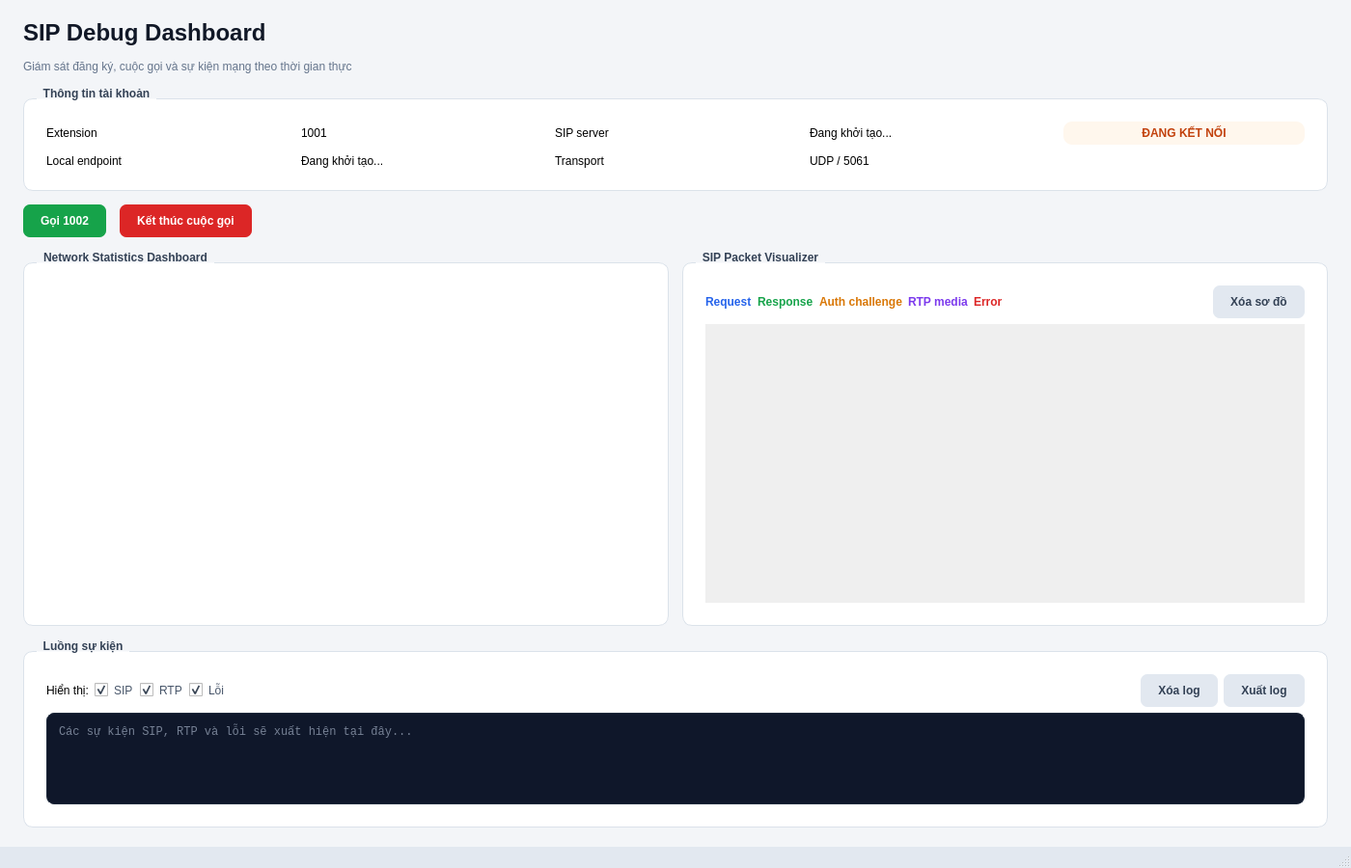
<?xml version="1.0" encoding="UTF-8"?>
<ui version="4.0">
 <class>MainWindow</class>
 <widget class="QMainWindow" name="MainWindow">
  <property name="geometry">
   <rect>
    <x>0</x>
    <y>0</y>
    <width>1400</width>
    <height>900</height>
   </rect>
  </property>
  <property name="minimumSize">
   <size>
    <width>1100</width>
    <height>620</height>
   </size>
  </property>
  <property name="windowTitle">
   <string>SIP Debug Dashboard</string>
  </property>
  <property name="styleSheet">
   <string notr="true">QMainWindow, QWidget#centralwidget { background: #f3f5f8; color: #1f2937; }
QLabel#lblTitle { font-size: 24px; font-weight: 700; color: #111827; }
QLabel#lblSubtitle { color: #64748b; }
QGroupBox { background: white; border: 1px solid #dbe2ea; border-radius: 10px; margin-top: 12px; padding: 14px; font-weight: 600; }
QGroupBox::title { subcontrol-origin: margin; left: 14px; padding: 0 5px; color: #334155; }
QLabel[class="fieldLabel"] { color: #64748b; }
QLabel#lblStatus { background: #fff7ed; color: #c2410c; border-radius: 9px; padding: 5px 10px; font-weight: 700; }
QPushButton { min-height: 34px; padding: 0 18px; border: none; border-radius: 7px; font-weight: 600; }
QPushButton#btnCall { background: #16a34a; color: white; }
QPushButton#btnCall:hover { background: #15803d; }
QPushButton#btnHangup { background: #dc2626; color: white; }
QPushButton#btnHangup:hover { background: #b91c1c; }
QPushButton#btnClearLog, QPushButton#btnExportLog, QPushButton#btnClearSequence { background: #e2e8f0; color: #334155; }
QPushButton#btnClearLog:hover, QPushButton#btnExportLog:hover, QPushButton#btnClearSequence:hover { background: #cbd5e1; }
QCheckBox { spacing: 6px; color: #475569; }
QTextEdit#txtPacketLog { background: #0f172a; color: #dbeafe; border: 1px solid #1e293b; border-radius: 8px; padding: 8px; font-family: monospace; font-size: 12px; }
QStatusBar { background: #e2e8f0; color: #64748b; }</string>
  </property>
  <widget class="QWidget" name="centralwidget">
   <layout class="QVBoxLayout" name="mainLayout">
    <property name="leftMargin"><number>24</number></property>
    <property name="topMargin"><number>20</number></property>
    <property name="rightMargin"><number>24</number></property>
    <property name="bottomMargin"><number>20</number></property>
    <property name="spacing"><number>14</number></property>
    <item>
     <widget class="QLabel" name="lblTitle">
      <property name="text"><string>SIP Debug Dashboard</string></property>
     </widget>
    </item>
    <item>
     <widget class="QLabel" name="lblSubtitle">
      <property name="text"><string>Giám sát đăng ký, cuộc gọi và sự kiện mạng theo thời gian thực</string></property>
     </widget>
    </item>
    <item>
     <widget class="QGroupBox" name="grpAccount">
      <property name="title"><string>Thông tin tài khoản</string></property>
      <layout class="QGridLayout" name="accountLayout">
       <property name="horizontalSpacing"><number>14</number></property>
       <property name="verticalSpacing"><number>10</number></property>
       <item row="0" column="0"><widget class="QLabel" name="labelExtension"><property name="text"><string>Extension</string></property><property name="class" stdset="0"><string>fieldLabel</string></property></widget></item>
       <item row="0" column="1"><widget class="QLabel" name="lblExtension"><property name="text"><string>1001</string></property></widget></item>
       <item row="0" column="2"><widget class="QLabel" name="labelServer"><property name="text"><string>SIP server</string></property><property name="class" stdset="0"><string>fieldLabel</string></property></widget></item>
       <item row="0" column="3"><widget class="QLabel" name="lblServer"><property name="text"><string>Đang khởi tạo...</string></property></widget></item>
       <item row="0" column="4"><widget class="QLabel" name="lblStatus"><property name="text"><string>ĐANG KẾT NỐI</string></property><property name="alignment"><set>Qt::AlignCenter</set></property></widget></item>
       <item row="1" column="0"><widget class="QLabel" name="labelLocal"><property name="text"><string>Local endpoint</string></property><property name="class" stdset="0"><string>fieldLabel</string></property></widget></item>
       <item row="1" column="1"><widget class="QLabel" name="lblIP"><property name="text"><string>Đang khởi tạo...</string></property></widget></item>
       <item row="1" column="2"><widget class="QLabel" name="labelTransport"><property name="text"><string>Transport</string></property><property name="class" stdset="0"><string>fieldLabel</string></property></widget></item>
       <item row="1" column="3"><widget class="QLabel" name="lblTransport"><property name="text"><string>UDP / 5061</string></property></widget></item>
      </layout>
     </widget>
    </item>
    <item>
     <layout class="QHBoxLayout" name="callControlsLayout">
      <item><widget class="QPushButton" name="btnCall"><property name="text"><string>Gọi 1002</string></property></widget></item>
      <item><widget class="QPushButton" name="btnHangup"><property name="text"><string>Kết thúc cuộc gọi</string></property></widget></item>
      <item><spacer name="callControlSpacer"><property name="orientation"><enum>Qt::Horizontal</enum></property><property name="sizeHint" stdset="0"><size><width>40</width><height>20</height></size></property></spacer></item>
     </layout>
    </item>
    <item>
     <layout class="QGridLayout" name="dashboardGrid" columnstretch="1,1" rowstretch="2,1">
      <property name="horizontalSpacing"><number>14</number></property>
      <property name="verticalSpacing"><number>14</number></property>
      <item row="0" column="0">
      <widget class="QGroupBox" name="grpNetworkStats">
       <property name="title"><string>Network Statistics Dashboard</string></property>
       <layout class="QVBoxLayout" name="networkStatsLayout">
        <property name="leftMargin"><number>8</number></property>
        <property name="topMargin"><number>8</number></property>
        <property name="rightMargin"><number>8</number></property>
        <property name="bottomMargin"><number>8</number></property>
        <item><widget class="NetworkStatsWidget" name="networkStats"/></item>
       </layout>
      </widget>
      </item>
      <item row="0" column="1">
      <widget class="QGroupBox" name="grpSequence">
       <property name="title"><string>SIP Packet Visualizer</string></property>
       <layout class="QVBoxLayout" name="sequenceLayout">
        <item>
         <layout class="QHBoxLayout" name="sequenceToolbarLayout">
          <item><widget class="QLabel" name="lblSequenceHint"><property name="text"><string>Request</string></property><property name="styleSheet"><string notr="true">color: #2563eb; font-weight: 600;</string></property></widget></item>
          <item><widget class="QLabel" name="lblResponseHint"><property name="text"><string>Response</string></property><property name="styleSheet"><string notr="true">color: #16a34a; font-weight: 600;</string></property></widget></item>
          <item><widget class="QLabel" name="lblChallengeHint"><property name="text"><string>Auth challenge</string></property><property name="styleSheet"><string notr="true">color: #d97706; font-weight: 600;</string></property></widget></item>
          <item><widget class="QLabel" name="lblMediaHint"><property name="text"><string>RTP media</string></property><property name="styleSheet"><string notr="true">color: #7c3aed; font-weight: 600;</string></property></widget></item>
          <item><widget class="QLabel" name="lblErrorHint"><property name="text"><string>Error</string></property><property name="styleSheet"><string notr="true">color: #dc2626; font-weight: 600;</string></property></widget></item>
          <item><spacer name="sequenceToolbarSpacer"><property name="orientation"><enum>Qt::Horizontal</enum></property><property name="sizeHint" stdset="0"><size><width>40</width><height>20</height></size></property></spacer></item>
          <item><widget class="QPushButton" name="btnClearSequence"><property name="text"><string>Xóa sơ đồ</string></property></widget></item>
         </layout>
        </item>
        <item>
         <widget class="QScrollArea" name="sequenceScrollArea">
          <property name="minimumSize"><size><width>0</width><height>220</height></size></property>
          <property name="widgetResizable"><bool>true</bool></property>
          <property name="frameShape"><enum>QFrame::NoFrame</enum></property>
          <widget class="QWidget" name="sequenceScrollContents">
           <property name="geometry"><rect><x>0</x><y>0</y><width>912</width><height>220</height></rect></property>
           <layout class="QVBoxLayout" name="sequenceScrollLayout">
            <property name="leftMargin"><number>0</number></property>
            <property name="topMargin"><number>0</number></property>
            <property name="rightMargin"><number>0</number></property>
            <property name="bottomMargin"><number>0</number></property>
            <item><widget class="SipSequenceWidget" name="sipSequence"/></item>
           </layout>
          </widget>
         </widget>
        </item>
       </layout>
      </widget>
      </item>
      <item row="1" column="0" colspan="2">
      <widget class="QGroupBox" name="grpPacketLog">
      <property name="title"><string>Luồng sự kiện</string></property>
      <layout class="QVBoxLayout" name="logLayout">
       <item>
        <layout class="QHBoxLayout" name="logToolbarLayout">
         <item><widget class="QLabel" name="labelFilter"><property name="text"><string>Hiển thị:</string></property></widget></item>
         <item><widget class="QCheckBox" name="chkSip"><property name="text"><string>SIP</string></property><property name="checked"><bool>true</bool></property></widget></item>
         <item><widget class="QCheckBox" name="chkRtp"><property name="text"><string>RTP</string></property><property name="checked"><bool>true</bool></property></widget></item>
         <item><widget class="QCheckBox" name="chkError"><property name="text"><string>Lỗi</string></property><property name="checked"><bool>true</bool></property></widget></item>
         <item><spacer name="logToolbarSpacer"><property name="orientation"><enum>Qt::Horizontal</enum></property><property name="sizeHint" stdset="0"><size><width>40</width><height>20</height></size></property></spacer></item>
         <item><widget class="QPushButton" name="btnClearLog"><property name="text"><string>Xóa log</string></property></widget></item>
         <item><widget class="QPushButton" name="btnExportLog"><property name="text"><string>Xuất log</string></property></widget></item>
        </layout>
       </item>
       <item>
        <widget class="QTextEdit" name="txtPacketLog">
         <property name="readOnly"><bool>true</bool></property>
         <property name="placeholderText"><string>Các sự kiện SIP, RTP và lỗi sẽ xuất hiện tại đây...</string></property>
        </widget>
       </item>
      </layout>
      </widget>
      </item>
     </layout>
    </item>
   </layout>
  </widget>
  <widget class="QStatusBar" name="statusbar">
   <property name="sizeGripEnabled"><bool>true</bool></property>
  </widget>
 </widget>
 <customwidgets>
 <customwidget>
   <class>NetworkStatsWidget</class>
   <extends>QWidget</extends>
   <header>networkstatswidget.h</header>
  </customwidget>
  <customwidget>
   <class>SipSequenceWidget</class>
   <extends>QWidget</extends>
   <header>sipsequencewidget.h</header>
   <container>1</container>
  </customwidget>
 </customwidgets>
 <resources/>
 <connections/>
</ui>
